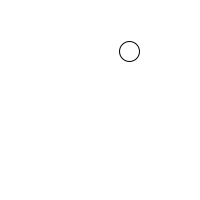
Frame 1 (no input)
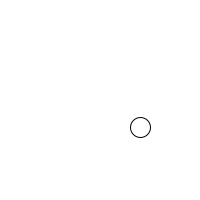
Frame 60 (the mouse pressed at the canvas centre just before this capture)
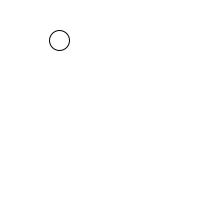
Frame 120 (the mouse held since frame 60 and released just before this capture)

The Processing sketch that drew these frames (run headless with seeded random() and noise(); from frame 60 on, the mouse is pressed at the canvas centre):

// Processing sketch: Part3_1_animation
// ── Part3_1_animation.pde
int step;

void setup(){
  size(200, 200);
  step = 0;
  frameRate(1000);
}

void draw(){
  background(255, 255, 255);
  ellipse(random(0, 200), random(0, 200), 20, 20);
  step++;
  println(step);
}
